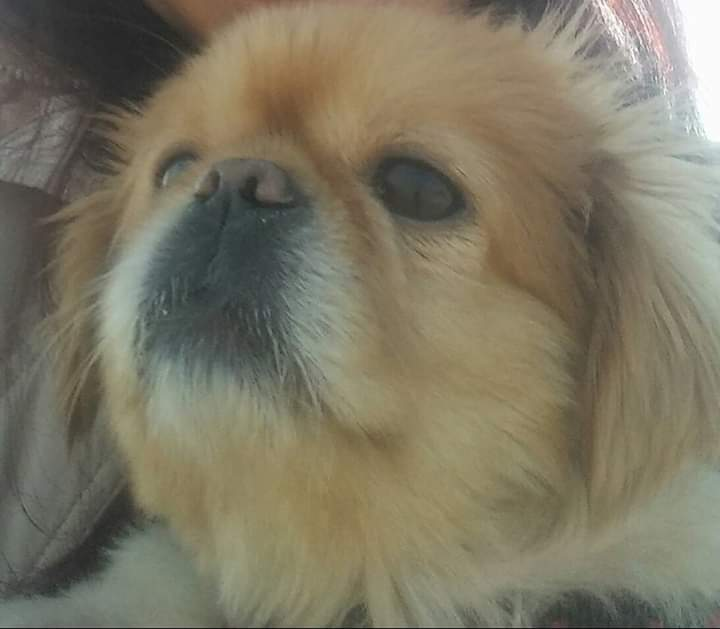
#> input picture gorevler/gorev11/ornek.jpg, 720 x 629 px, found by its file name
$ python flip.py
#> lines starting #> are read from the running program, lines starting #| are printed output that depends on the picture
import cv2
import matplotlib.pyplot as plt

# Görseli yükle
image = cv2.imread("C:/Users/Asus/Desktop/KURSLARIM/BTK/Git_GitHub/ai_lab/gorevler/gorev11/ornek.jpg")
#> image is the input picture: shape (629, 720, 3); mean B, G, R 99.4, 119, 124.7

# 1. Dikey yansıtma (flipCode = 0)
flip_vertical = cv2.flip(image, 0)
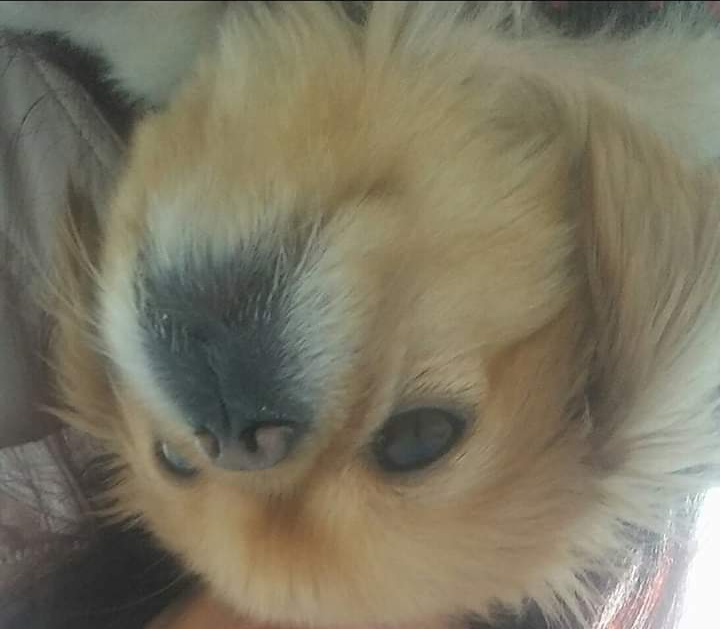
#> flip_vertical: shape (629, 720, 3); mean B, G, R 99.4, 119, 124.7

# 2. Yatay yansıtma (flipCode = 1)
flip_horizontal = cv2.flip(image, 1)
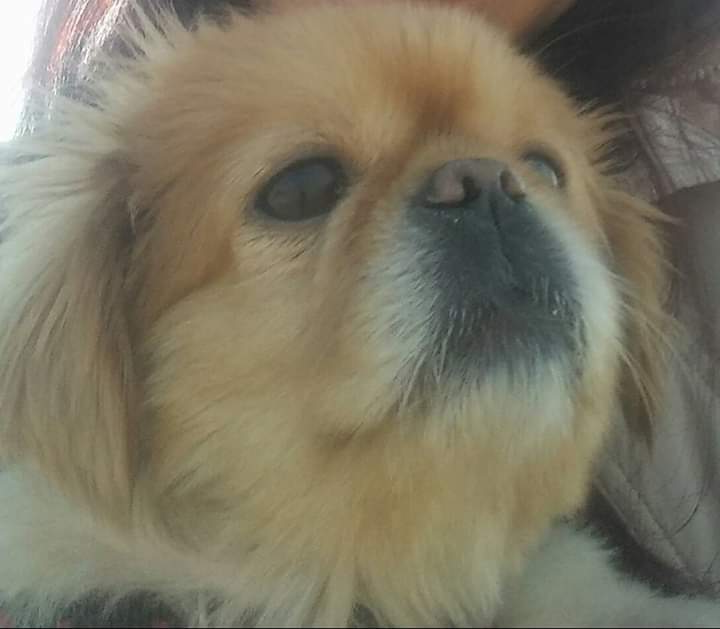
#> flip_horizontal: shape (629, 720, 3); mean B, G, R 99.4, 119, 124.7

# 3. Hem yatay hem dikey yansıtma (flipCode = -1)
flip_both = cv2.flip(image, -1)
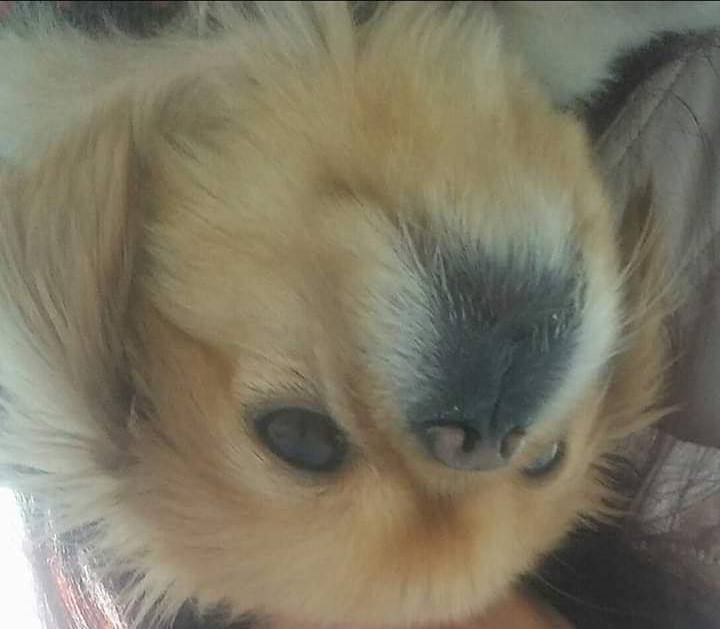
#> flip_both: shape (629, 720, 3); mean B, G, R 99.4, 119, 124.7

# Sonuçları göster
cv2.imshow("Original", image)
cv2.imshow("Vertical Flip", flip_vertical)
cv2.imshow("Horizontal Flip", flip_horizontal)
cv2.imshow("Both Flip", flip_both)

cv2.waitKey(0)
cv2.destroyAllWindows()
